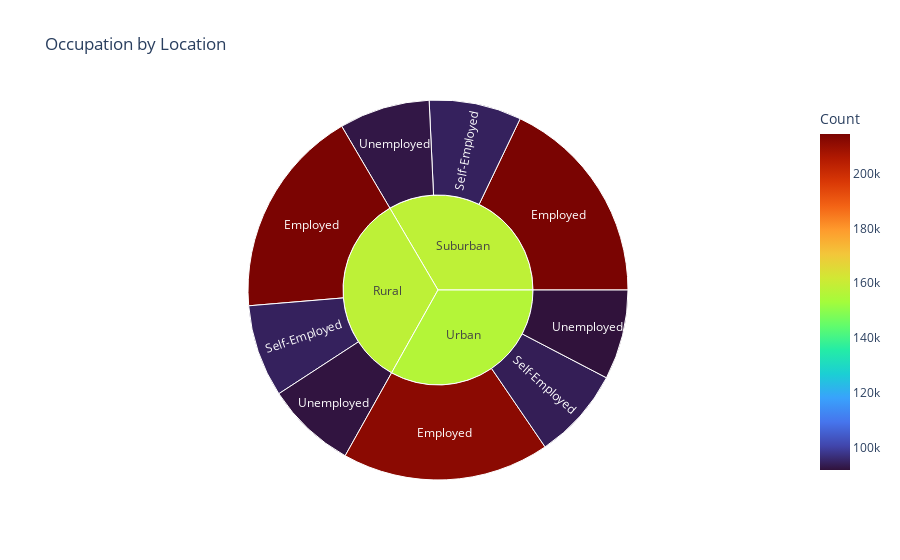

Here is the notebook cell this chart was saved with:
### Code cell
fig = px.sunburst(location_group, 
                  path=['Location', 'Occupation'], 
                  values='Count', 
                  title="Occupation by Location",
                  color='Count', 
                  color_continuous_scale='turbo')

fig.show()

### Figure 1 — Plotly figure (JSON) as saved in the notebook; plotly's stock layout.template omitted (floating-point values rounded to 4 significant figures)
{"data": [{"branchvalues": "total", "customdata": [[214400.0], [94390.0], [92180.0], [214600.0], [94380.0], [92610.0], [211900.0], [93880.0], [91750.0], [158000.0], [158200.0], [156300.0]], "domain": {"x": [0, 1], "y": [0, 1]}, "hovertemplate": "labels=%{label}<br>Count_sum=%{value}<br>parent=%{parent}<br>id=%{id}<br>Count=%{color}<extra></extra>", "ids": ["Rural/Employed", "Rural/Self-Employed", "Rural/Unemployed", "Suburban/Employed", "Suburban/Self-Employed", "Suburban/Unemployed", "Urban/Employed", "Urban/Self-Employed", "Urban/Unemployed", "Rural", "Suburban", "Urban"], "labels": ["Employed", "Self-Employed", "Unemployed", "Employed", "Self-Employed", "Unemployed", "Employed", "Self-Employed", "Unemployed", "Rural", "Suburban", "Urban"], "marker": {"coloraxis": "coloraxis", "colors": [214400.0, 94390.0, 92180.0, 214600.0, 94380.0, 92610.0, 211900.0, 93880.0, 91750.0, 158000.0, 158200.0, 156300.0]}, "name": "", "parents": ["Rural", "Rural", "Rural", "Suburban", "Suburban", "Suburban", "Urban", "Urban", "Urban", "", "", ""], "type": "sunburst", "values": [214400.0, 94390.0, 92180.0, 214600.0, 94380.0, 92610.0, 211900.0, 93880.0, 91750.0, 400900.0, 401500.0, 397500.0]}], "layout": {"coloraxis": {"colorbar": {"title": {"text": "Count"}}, "colorscale": [[0, "#30123b"], [0.07143, "#4145ab"], [0.1429, "#4675ed"], [0.2143, "#39a2fc"], [0.2857, "#1bcfd4"], [0.3571, "#24eca6"], [0.4286, "#61fc6c"], [0.5, "#a4fc3b"], [0.5714, "#d1e834"], [0.6429, "#f3c63a"], [0.7143, "#fe9b2d"], [0.7857, "#f36315"], [0.8571, "#d93806"], [0.9286, "#b11901"], [1, "#7a0402"]]}, "legend": {"tracegroupgap": 0}, "title": {"text": "Occupation by Location"}}}
